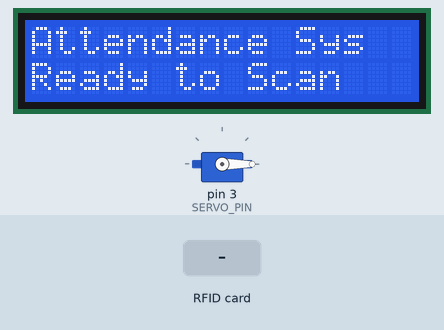
This sketch was run on a simulated Arduino Uno, built with avr-gcc and run on an emulated ATmega328P. Shown: 16×2 character LCD, servo. The inputs (shaded band) are chosen by the test bench. What the sketch prints to the serial monitor is not drawn.

Above: at 0.2 s.
At 2.3 s:
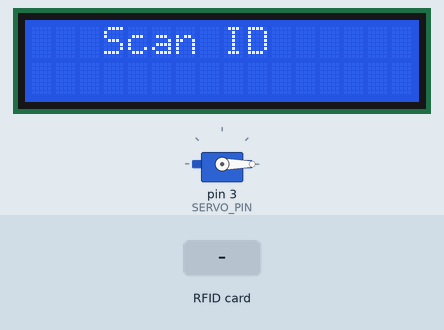
2.4 s: RFID card 94 5F 20 6C held to the reader
At 3.6 s:
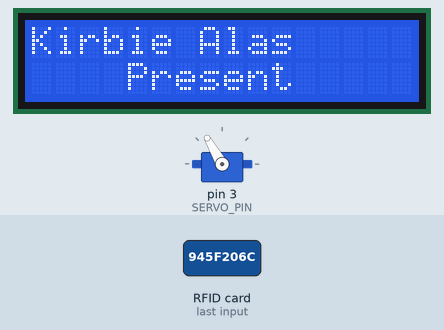
Timing chart, 0 to 8.9 s (numbered marks = the images above; inputs shaded):
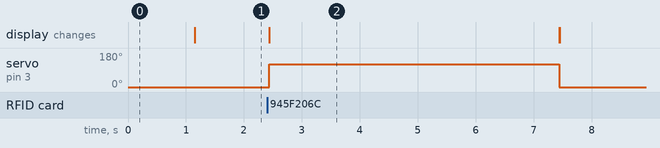

Measured:
- after the input at 2.4 s, servo on pin 3 (SERVO_PIN): 0° → 120° at once, → 0° 5.0 s later; the display: changes at once (image 2)

The sketch:

_12.ino
```cpp
#include <LiquidCrystal_I2C.h>
#include <SPI.h>
#include <MFRC522.h>
#include <Servo.h> // 1. Added Servo Library

#define SS_PIN 10
#define RST_PIN 9
#define SERVO_PIN 3 // 2. Define Servo Pin

LiquidCrystal_I2C lcd(0x27, 16, 2);
MFRC522 rfid(SS_PIN, RST_PIN);
Servo myServo; // 3. Create Servo Object

const unsigned long classInterval = 60000;

struct Student {
  String uid;
  String name;
  bool scanned;
  unsigned long lastScan;
};

Student students[] = {
  {"94 5F 20 6C", "Kirbie Alas", false, 0},
  {"D1 12 D1 06", "Angelo Cabal", false, 0},
  {"5C 13 08 2E", "Renz Cenangote", false, 0},
  {"BC 61 13 2E", "Semuel Rogador", false, 0},
  {"2A B8 CA B3", "Khean Landero", false, 0},
  {"95 52 22 07", "Grace Kadusale", false, 0},
  {"BC 34 01 29", "Mark Malasabas", false, 0}
};

int totalStudents = sizeof(students) / sizeof(students[0]);

void setup() {
  Serial.begin(9600);

  lcd.init();
  lcd.backlight();

  SPI.begin();
  rfid.PCD_Init();

  myServo.attach(SERVO_PIN); // 4. Attach Servo
  myServo.write(0); // Set initial position (Closed)

  lcd.setCursor(0, 0);
  lcd.print("Attendance Sys");
  lcd.setCursor(0, 1);
  lcd.print("Ready to Scan");
  delay(1000);
  lcd.clear();
}

void loop() {
  lcd.setCursor(3, 0);
  lcd.print("Scan ID");

  // Reset and Check for RFID cards
  if (!rfid.PICC_IsNewCardPresent()) return;
  if (!rfid.PICC_ReadCardSerial()) return;

  // Convert UID to String
  String ID = "";
  for (byte i = 0; i < rfid.uid.size; i++) {
    if (rfid.uid.uidByte[i] < 0x10) ID += "0";
    ID += String(rfid.uid.uidByte[i], HEX);
    if (i < rfid.uid.size - 1) ID += " ";
  }
  ID.toUpperCase();

  Serial.println(ID);

  bool found = false;
  for (int i = 0; i < totalStudents; i++) {
    if (ID == students[i].uid) {
      found = true;
      unsigned long currentTime = millis();

      lcd.clear();
      lcd.setCursor(0, 0);
      lcd.print(students[i].name.substring(0, 16));

      // ONLY MOVE SERVO IF MARKED PRESENT OR INTERVAL PASSED
      if (!students[i].scanned || (currentTime - students[i].lastScan >= classInterval)) {
        students[i].scanned = true;
        students[i].lastScan = currentTime;

        lcd.setCursor(4, 1);
        lcd.print("Present");

        // --- SERVO ACTION ---
        myServo.write(120); // Open Door (90 degrees approx)
        delay(5000);        // Keep door open for 5 seconds
        myServo.write(0);   // Close Door (0 degrees)
      } else {
        lcd.setCursor(0, 1);
        lcd.print("Already Scanned");
        delay(2000);
      }
      break;
    }
  }

  if (!found) {
    lcd.clear();
    lcd.setCursor(0, 0);
    lcd.print("Unknown Card");
    lcd.setCursor(0, 1);
    lcd.print("Access Denied");
    delay(2000);
  }

  lcd.clear();
  rfid.PICC_HaltA();
  rfid.PCD_StopCrypto1();
}
```
